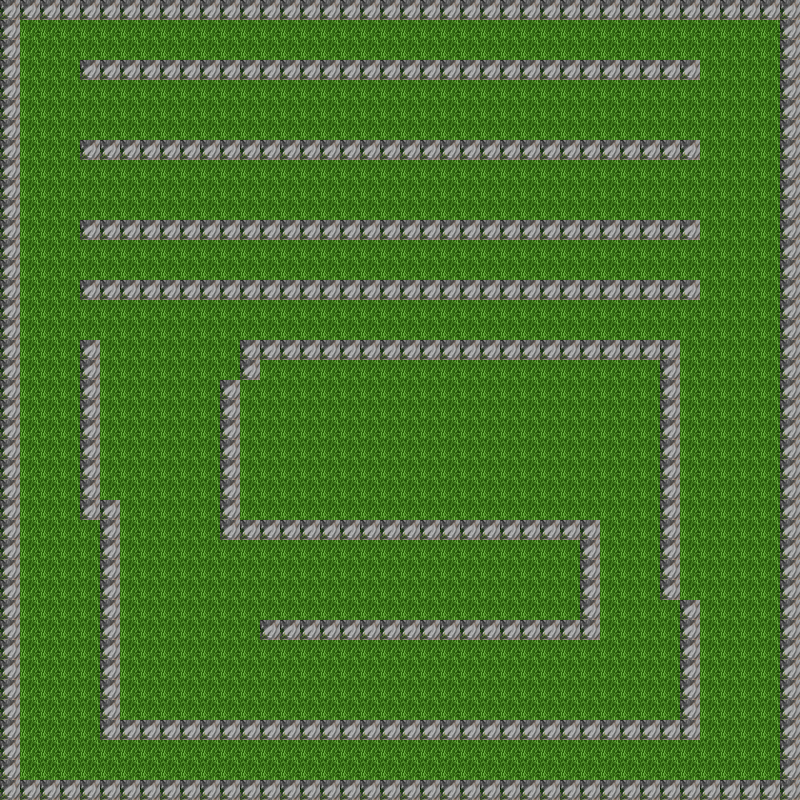

A 2D game scene composited from a Tiled map and its tileset images. What follows is a short description and the map's XML, with each tile layer's data collapsed to a summary:
An orthogonal 40x40 tile map with 20x20 px tiles, 1 tile layer (Capa de Patrones 1).

<map version="1.0" orientation="orthogonal" renderorder="left-up" width="40" height="40" tilewidth="20" tileheight="20" nextobjectid="1">
 <tileset firstgid="1" name="ed" tilewidth="20" tileheight="20" tilecount="625">
  <image source="mountain_landscape.png" width="512" height="512" />
 </tileset>
 <layer name="Capa de Patrones 1" width="40" height="40">
  <data>[1600 cells, 1600 non-empty, 2 distinct tile ids]</data>
 </layer>
</map>
